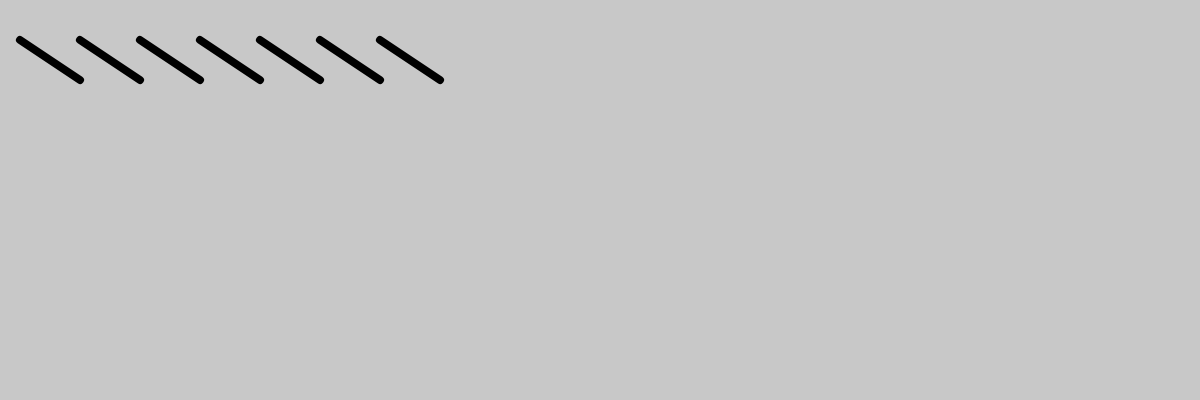
Frame 1 (no input)
Frame 60 (no input): identical to frame 1, image omitted
Frame 120 (the mouse pressed at the canvas centre since frame 60): identical to frame 1, image omitted

The p5.js sketch that drew this single still picture (run headless with seeded random() and noise() and a simulated clock; from frame 60 on, the mouse is pressed at the canvas centre):

// p5.js sketch
// ── sketch.js
// Getting Started with p5.js
// Lauren McCarthy, Casey Reas, Ben Fry

function setup() {
  createCanvas( windowWidth, 400 );
  strokeWeight(8);
}

function draw() {
  background(200);
  // try changing "60" to other numbers
  for (let i = 20; i < 400; i += 60) { 
    line(i, 40, i + 60, 80);
  }
}

// above is equivalent to

// function draw() {
//   line(20, 40, 80, 80);
//   line(80, 40, 140, 80);
//   line(140, 40, 200, 80);
//   line(200, 40, 260, 80);
//   line(260, 40, 320, 80);
//   line(320, 40, 380, 80);
//   line(380, 40, 440, 80);
// }
